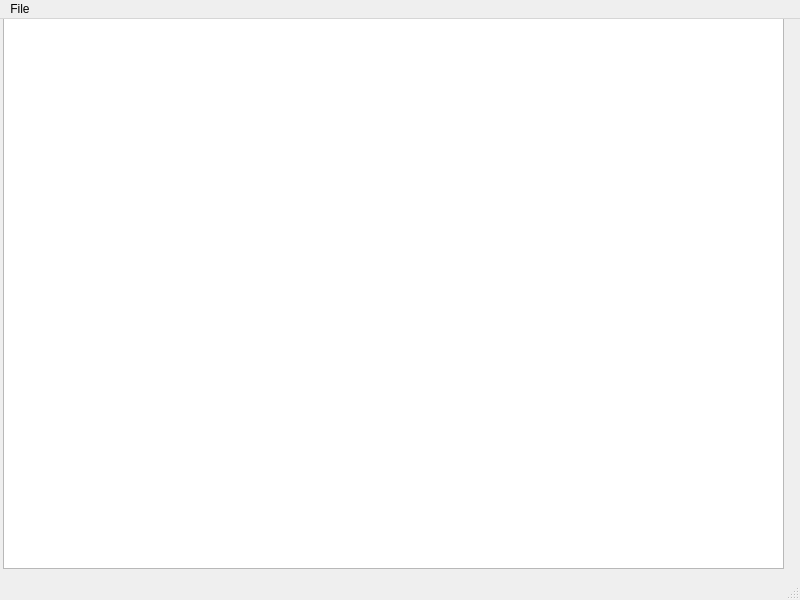
<?xml version="1.0" encoding="UTF-8"?>
<ui version="4.0">
 <class>STE</class>
 <widget class="QMainWindow" name="STE">
  <property name="geometry">
   <rect>
    <x>0</x>
    <y>0</y>
    <width>800</width>
    <height>600</height>
   </rect>
  </property>
  <property name="windowTitle">
   <string>STE</string>
  </property>
  <widget class="QWidget" name="centralwidget">
   <widget class="QPlainTextEdit" name="plainTextEdit">
    <property name="geometry">
     <rect>
      <x>3</x>
      <y>-1</y>
      <width>781</width>
      <height>551</height>
     </rect>
    </property>
   </widget>
  </widget>
  <widget class="QMenuBar" name="menubar">
   <property name="geometry">
    <rect>
     <x>0</x>
     <y>0</y>
     <width>800</width>
     <height>20</height>
    </rect>
   </property>
   <widget class="QMenu" name="menuFile">
    <property name="title">
     <string>File</string>
    </property>
    <addaction name="actionSave"/>
    <addaction name="actionSave_as"/>
    <addaction name="actionOpen"/>
   </widget>
   <addaction name="menuFile"/>
  </widget>
  <widget class="QStatusBar" name="statusbar"/>
  <action name="actionSave">
   <property name="text">
    <string>Save</string>
   </property>
  </action>
  <action name="actionSave_as">
   <property name="text">
    <string>Save as...</string>
   </property>
  </action>
  <action name="actionOpen">
   <property name="text">
    <string>Open...</string>
   </property>
  </action>
 </widget>
 <resources/>
 <connections/>
</ui>
